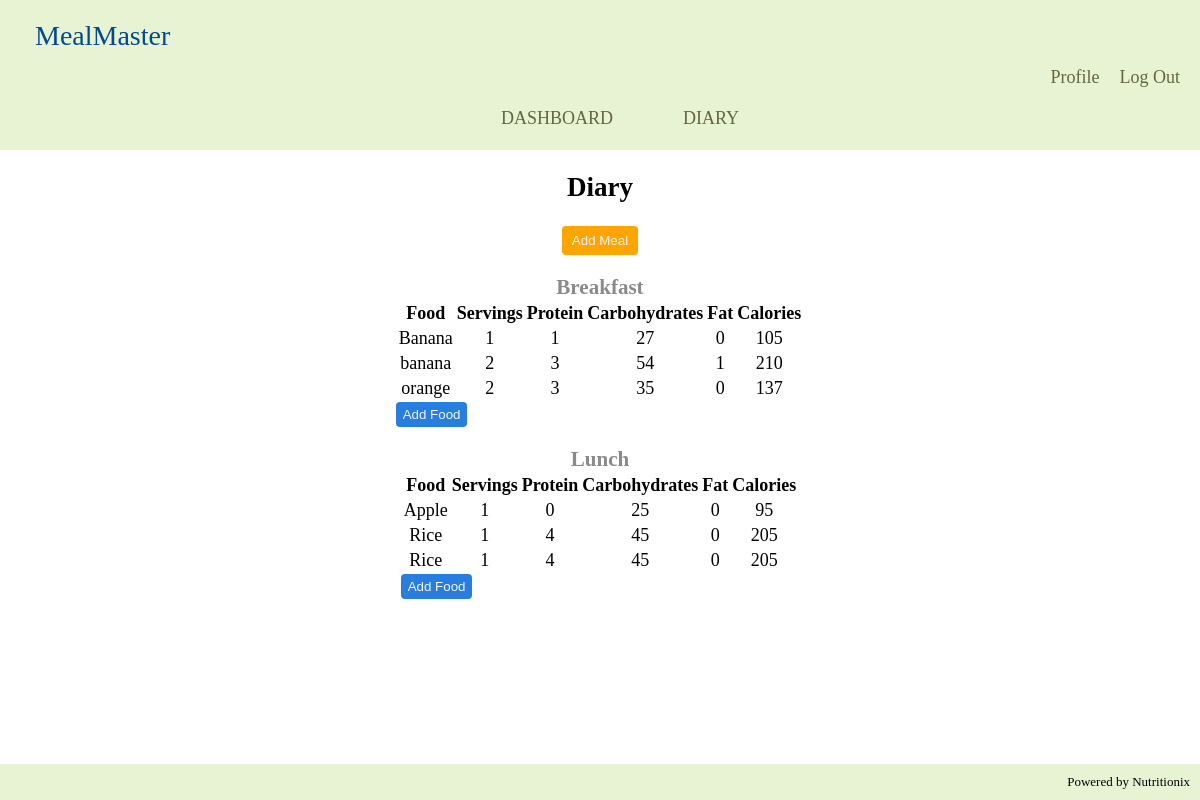
/diary (signed in), run on the app's committed database.
### tables this page shows
CREATE TABLE meals (meal_id integer primary key, meal_name text collate nocase unique not null, username text not null, foreign key (username) references users(username));

CREATE TABLE foods (food_id INTEGER PRIMARY KEY, food_name TEXT COLLATE NOCASE NOT NULL, servings INTEGER NOT NULL, calories INTEGER, protein INTEGER, carbohydrates INTEGER, fat INTEGER, meal_id INTEGER, FOREIGN KEY (meal_id) REFERENCES meals(meal_id));

### app.py (the view)
@app.route("/diary")
@login_required
def diary():
    current_user = session['username']
    try:
        conn, cursor = connect_to_db()
        cursor.execute("SELECT * from meals WHERE username  = ?", (session['username'],))
        records = cursor.fetchall()
        meal_columns = [column[0] for column in cursor.description]
        meals = [dict(zip(meal_columns, record)) for record in records]
        for meal in meals:
            cursor.execute("SELECT * FROM foods WHERE meal_id = ?", (meal['meal_id'],))
            food_records = cursor.fetchall()
            food_columns = [column[0] for column in cursor.description]
            meal['foods'] = [dict(zip(food_columns, record)) for record in food_records]
        print(meal_columns, meals)
    except sqlite3.Error as e:
        flash("Error fetching meals")
        print("Error in db while fetching meals -", e)
    finally:
        conn.close()
    return render_template("diary.html", current_user=current_user, meals=meals)

### app.py (called while the page is built)
def connect_to_db():
    conn = sqlite3.connect('database.db')
    cursor = conn.cursor()
    return conn, cursor

def login_required(f):
    @wraps(f)
    def decorated_function(*args, **kwargs):
        if 'username' not in session:
            return redirect(url_for('unauthorized'))
        return f(*args, **kwargs)
    return decorated_function

### templates/diary.html (shortened to what this page needs)
{% extends "layout.html" %}
{% block link_styles %}
<link rel="stylesheet" href="/static/diary.css">
{% endblock %}
{% block main %}
<section class="diary-section">
    <h2>Diary</h2>
    <form action="/add_meal" method="POST" id="add-meal-form">
        <button type="button" id="add-meal-btn">Add Meal</button>
    </form>
    {% if meals %}
        {% for meal in meals %}
            <div class="meal-tables-container">
                <div class="meal-table-box">
                    <h3 class="meal-table-name"> {{ meal['meal_name'] }} </h3>
                    <table class="meal-table">
                        <thead>
                            <tr>
                                <th>Food</th>
                                <th>Servings</th>
                                <th>Protein</th>
                                <th>Carbohydrates</th>
                                <th>Fat</th>
                                <th>Calories</th>
                            </tr>
                        </thead>
                        <tbody>
                            {% for food in meal['foods'] %}
                                <tr>
                                    <td>{{ food['food_name'] }}</td>
                                    <td>{{ food['servings'] }}</td>
                                    <td>{{ food['protein'] }}</td>
                                    <td>{{ food['carbohydrates'] }}</td>
                                    <td>{{ food['fat'] }}</td>
                                    <td>{{ food['calories'] }}</td>
                                </tr>
                            {% endfor %}
                        </tbody>
                    </table>
                    <button class="add-food-btn">Add Food</button>
                </div>
            </div>
        {% endfor %}
    {% endif %}
{% endblock %}

### templates/layout.html (shortened to what this page needs)
<!DOCTYPE html>
<html lang="en">
<head>
    <link rel="stylesheet" href="/static/header.css">
    <link rel="stylesheet" href="/static/general.css">
    {% block link_styles %} {% endblock %}
</head>
<body>
    <header class="main-header">
        <div class="header-logo">
            MealMaster
        </div>
        <div class="nav-section">
            {% if current_user %}
                <div class="nav-right">
                    <ul>
                        <li><a href="/profile">Profile</a></li>
                        <li><a href="/logout">Log Out</a></li>
                    </ul>
                </div>
                <div class="nav-bar">
                    <ul>
                        <li><a href="/dashboard">DASHBOARD</a></li>
                        <li><a href="/diary">DIARY</a></li>
                    </ul>
                </div>
            {% endif %}
        </div>
    </header>
    <main>
        {% block main %}{% endblock %}
    </main>
    <footer>
        Powered by Nutritionix
    </footer>
</body>
</html>

### static/header.css (style rules this page uses)
.main-header { display: flex; flex-direction: column; width: 100%; background-color:rgb(232, 243, 212); min-height: 150px; }
.header-logo { margin-left: 30px; margin-top: 15px; padding: 5px; font-size: 28px; font-family:Georgia, 'Times New Roman', Times, serif; font-weight: 500; color: rgb(3, 74, 141); }
.nav-section { display: flex; flex-direction: column; cursor: pointer; color:rgb(98, 102, 66); }
.nav-section div li { border-radius: 4px; }
.nav-right { align-self: flex-end; }
.nav-right ul { list-style: none; display: flex; margin: 0 10px 0 0; }
.nav-right li { padding: 10px; }
.nav-bar { align-self: center; }
.nav-bar ul { list-style: none; display: flex; margin: 0; }
.nav-bar li { padding: 10px 35px; }

### static/general.css (style rules this page uses)
body { margin: 0; padding: 0; font-size: 18px; display: flex; flex-direction: column; min-height: 100vh; }
main { position: relative; flex: 1; display: flex; max-width: 100%; flex-direction: column; align-items: center; }
footer { flex-shrink: 0; background-color:rgb(232, 243, 212); padding: 10px; margin-top: auto; display: flex; justify-content: end; font-size: small; }
a { text-decoration: none; color: inherit; }

### static/diary.css (style rules this page uses)
.diary-section { display: flex; flex-direction: column; align-items: center; }
#add-meal-form { display: flex; flex-direction: column; align-items: center; }
#add-meal-btn { padding: 7px 10px; border: 0; border-radius: 4px; background-color: orange; color: rgb(250, 250, 250); cursor: pointer; transition-duration: 0.15s; }
.meal-tables-container { display: flex; margin-top: 20px; }
.meal-table-box { display: flex; flex-direction: column; align-items: center; }
.meal-table-name { margin: 0; color: #8a8a8a; }
.meal-table td { text-align: center; }
.add-food-btn { align-self: flex-start; padding: 5px 7px; border: 0; border-radius: 4px; background-color: rgb(40, 125, 223); color: whitesmoke; cursor: pointer; }

### data on the page
meals: meal_name "Breakfast"
foods: food_name "Banana", servings "1", protein "1", carbohydrates "27", fat "0", calories "105"
foods: food_name "banana", servings "2", protein "3", carbohydrates "54", fat "1", calories "210"
foods: food_name "orange", servings "2", protein "3", carbohydrates "35", fat "0", calories "137"
meals: meal_name "Lunch"
foods: food_name "Apple", servings "1", protein "0", carbohydrates "25", fat "0", calories "95"
foods: food_name "Rice", servings "1", protein "4", carbohydrates "45", fat "0", calories "205"
foods: food_name "Rice", servings "1", protein "4", carbohydrates "45", fat "0", calories "205"
